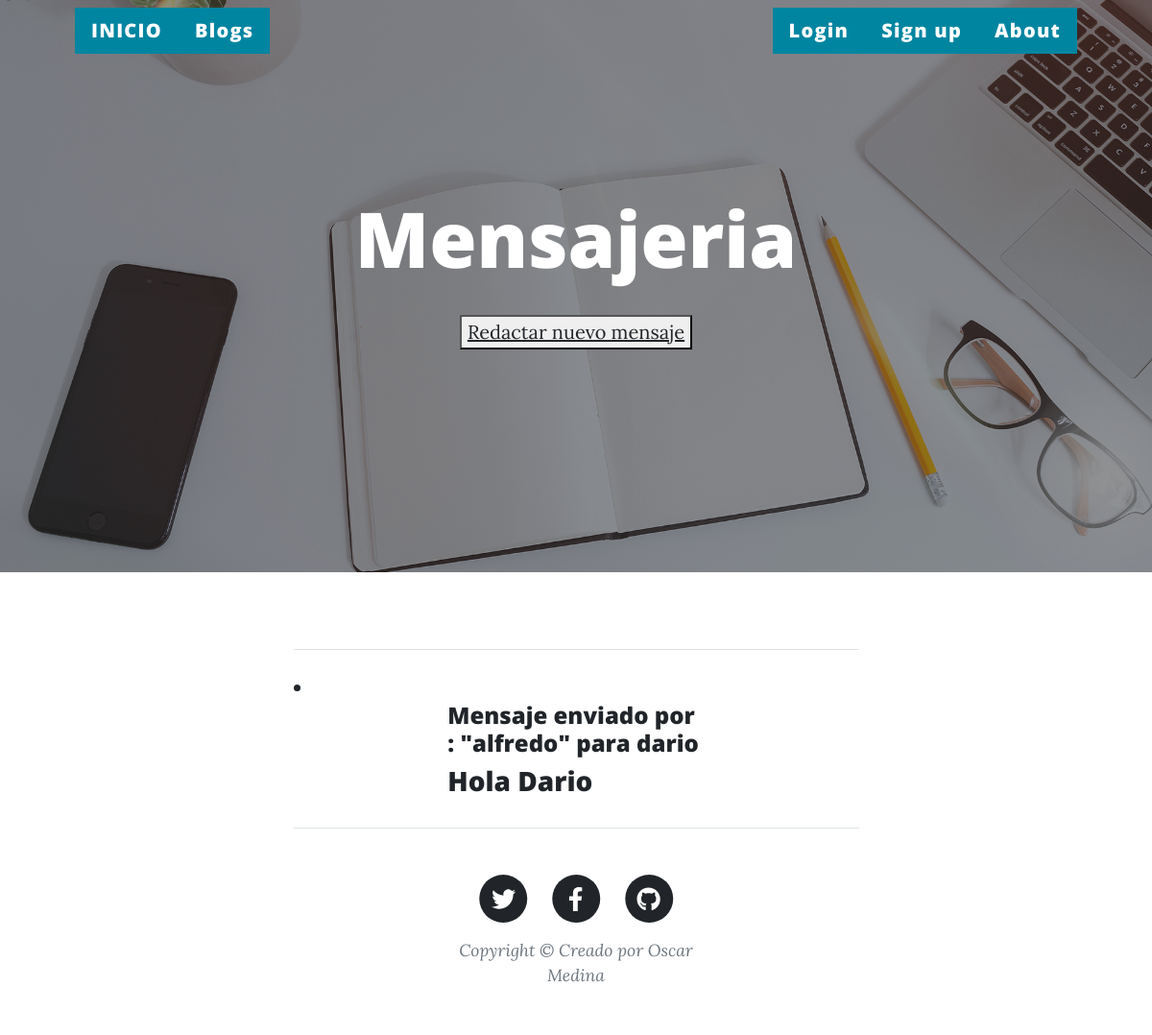
The app's page /app2/mensajes/ with its own data.
### app2/models.py (models this page shows)
class Mensaje(models.Model):
    emisor=models.CharField(max_length=50)
    receptor=models.CharField(max_length=50)
    contenido=RichTextField(blank=True, null=True)
    fecha_envio=models.TextField(default='dd/mm/aa')

### app2/views.py (the view)
# urls.py: path('mensajes/', mensajeList, name='mensaje_listar'),
def mensajeList(request):
    mensajes=Mensaje.objects.all()
    contexto={'mensajes': mensajes}
    return render(request, 'app2/mensaje_listar.html', contexto)

### app2/template/app2/mensaje_listar.html (shortened to what this page needs)
{% extends "app1/master.html" %}
{% load static %}
{% block titulo %}
<h1> Mensajeria </h1>
<p>
    <button>
        <a href= "{% url 'mensaje_crear' %}" > Redactar nuevo mensaje</a>
    </button>
</p>
{% endblock %}
{% block contenidoquecambia %}
{% for mensajes in mensajes %}
    <li>
            <div class="container px-4 px-lg-5">
                <div class="row gx-4 gx-lg-5 justify-content-center">
                    <div class="col-md-10 col-lg-8 col-xl-7">
                        <div class="post-preview">
                                <h4 class="post-title"> Mensaje enviado por : "{{ mensajes.emisor}}" para {{ mensajes.receptor}} </h4>
                                <h3 class="post-subtitle"> {{ mensajes.contenido}}</h3>
    </li>
{% endfor %}
{% endblock %}

### records on screen
Mensaje: emisor "alfredo", receptor "dario", contenido "Hola Dario"
